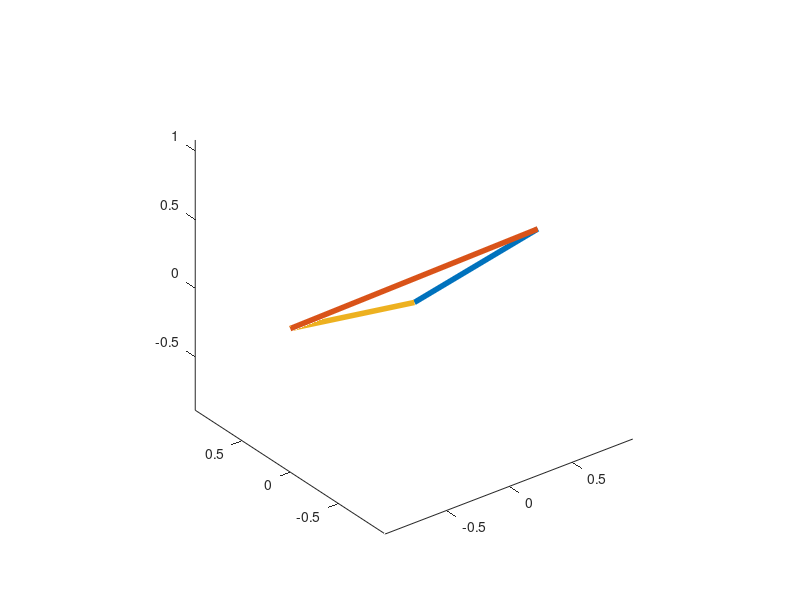

Recreate this plot in MATLAB. (Note: this script raises an error after producing the figure.)
close all; clear all; clc;
% building a flat bouncing ball that is rigid
NDIM = 3;

% set angle for cone edges
THETA = 10; % in degrees
THETA_PERT = 1.0;

% initialize arrays
num_nodes = 3;
num_links = 3;
jj = zeros(num_links,1);
kk = zeros(num_links,1);
X = zeros(num_nodes, NDIM);
U = zeros(num_nodes, NDIM);

% set physical parameters
M = ones(num_nodes,1);
M(1:num_nodes) = 5e2*ones(num_nodes,1); % mass of each node
G = 1e6; % magnitude of the gravitational force
Sd = 7e6; % drag force constant

% set numerical parameters
dt = 1e-4;
end_time = 2e-1;
timevec = 0:dt:end_time;

% set positions of nodes around the circumference of the ball
X(1,:) = [0,0,0];
X(2,:) = [cos(THETA*pi/180),0,sin(THETA*pi/180)];
X(3,:) = [-cos(THETA*pi/180),0,sin(THETA*pi/180)];

% perturb initial configuration
PERT = [cos(THETA_PERT*pi/180) 0 -sin(THETA_PERT*pi/180);
        0                      0 0
	sin(THETA_PERT*pi/180) 0 cos(THETA_PERT*pi/180);];
X = (PERT*X')';

% build structure by creating links
jj(1) = 1; kk(1) = 2;
jj(2) = 2; kk(2) = 3;
jj(3) = 3; kk(3) = 1;

% plot initial structure
figure(1);
x = [X(jj,1) X(kk,1)];
y = [X(jj,2) X(kk,2)];
z = [X(jj,3) X(kk,3)];
plot3(x',y',z','linewidth',4)
axis equal

% make a gravitational force
F_gravity = zeros(num_nodes, NDIM);
F_gravity(:,1) = 0;
F_gravity(:,2) = 0;
F_gravity(:,3) = -G.*M; 

% initialize the position of the center of mass
Xcm = (sum((M.*X))./sum(M))';

% initialize velocity center of mass
Ucm = (sum((M.*U))./sum(M))';

% initialize Xtwiddle
Xtwiddle = zeros(num_nodes,NDIM);
Xtwiddle = X - Xcm';

% initialize the angular velocity
L = zeros(NDIM,1);

% here is the timestep loop
centroid_position = zeros(length(timevec), NDIM);
centroid_velocity = zeros(length(timevec), NDIM);
bottom_position = zeros(length(timevec), NDIM);
for t = 1:length(timevec)

    % this just displays the current simulation time in the matlab window
    disp(timevec(t));	

    % compute moment of inertia tensor
    I = zeros(NDIM, NDIM);
    for k = 1:num_nodes
	I = I + M(k).*( (norm(Xtwiddle(k,:))^2).*eye(NDIM) - Xtwiddle(k,:)'*Xtwiddle(k,:) );
    end     

    % compute the angular velocity
    Omega = I\L;

    % normalize angular velocity if it is nonzero
    if(norm(Omega) > 100*eps)
         unit_Omega = Omega/norm(Omega);
         Omega_cross = [0 -Omega(3) Omega(2); Omega(3) 0 -Omega(1); -Omega(2) Omega(1) 0];
         P_Omega = unit_Omega*unit_Omega';
	 Xtwiddle = ( P_Omega*(Xtwiddle') + cos(norm(Omega)*dt).*(eye(NDIM) - P_Omega)*(Xtwiddle') + sin(norm(Omega)*dt).*(Omega_cross*(Xtwiddle'))./norm(Omega) )';
    end

    % compute normal vectors to triangle
    V = X(kk,:) - X(jj,:);
    unit_V = zeros(size(V));
    N = zeros(size(V));    
    for nn = 1:3
       unit_V(nn,:) = V(nn,:)./norm(V(nn,:));
       normal = [unit_V(nn,3) -unit_V(nn,1); unit_V(nn,1) unit_V(nn,3)] \ [1; 0];
       N(nn,1) = normal(1);
       N(nn,3) = normal(2);
    end

    % compute net force and net torque
    net_force = zeros(NDIM,1);
    net_torque = zeros(NDIM,1);
    drag_force = F_drag(X,V,N,kk,jj,Sd,Ucm);
    for l = 1:num_nodes
    	net_force = net_force + F_gravity(l,:)' + drag_force(l,:)';
        net_torque = net_torque + cross(Xtwiddle(l,:)', F_gravity(l,:)' + drag_force(l,:)');
    end	

    % update the position and velocity for the center of mass
    Ucm = Ucm + (dt/sum(M)).*net_force;
    Xcm = Xcm + dt.*Ucm;

    % update the angular momentum
    L = L + dt.*net_torque;    

    % update positions of individual masses
    X = Xtwiddle + Xcm';

    % store the position of centroid
    bottom_position(t,:) = X(1,:);	
    centroid_position(t,:) = Xcm';
    centroid_velocity(t,:) = Ucm';

    % plot the current position of the ball
    figure(2);
    x = [X(jj,1) X(kk,1)];
    y = [X(jj,2) X(kk,2)];
    z = [X(jj,3) X(kk,3)];
    plot3(x',y',z','linewidth',4)
    hold on
    plot3(Xcm(1),Xcm(2),Xcm(3),'r.','markersize',20);
    hold off
    view(180,0)
    xlim([-11 11]);
    zlim([-20 2]);	
    pause(0.0001)

    % stop simulation if it blows up.
    if(norm(X)> 1e10)
      break
    end

end

figure(3); hold on
plot(timevec, centroid_position,'linewidth',2)
legend('x','y','z')

figure(4); hold on
plot(timevec, centroid_velocity,'linewidth',2)
legend('x','y','z')

figure(5); hold on
plot(timevec, bottom_position,'linewidth',2)
legend('x','y','z')

% function which defines a drag force
function Fd = F_drag(X,V,N,kk,jj,Sd,Ucm)
    nodes = [1:3];
    Fd = zeros(size(X));
    for l = 1:3 % loop over triangle sides
    	if(N(l,:)*Ucm > 0)
            orthographic = norm( (eye(3) - (Ucm*Ucm'./(norm(Ucm)^2)) )*(V(l,:)') );
            Fd(kk(l),:) = Fd(kk(l),:) - Sd*orthographic.*Ucm';
            Fd(jj(l),:) = Fd(jj(l),:) - Sd*orthographic.*Ucm';
	end
    end
end

